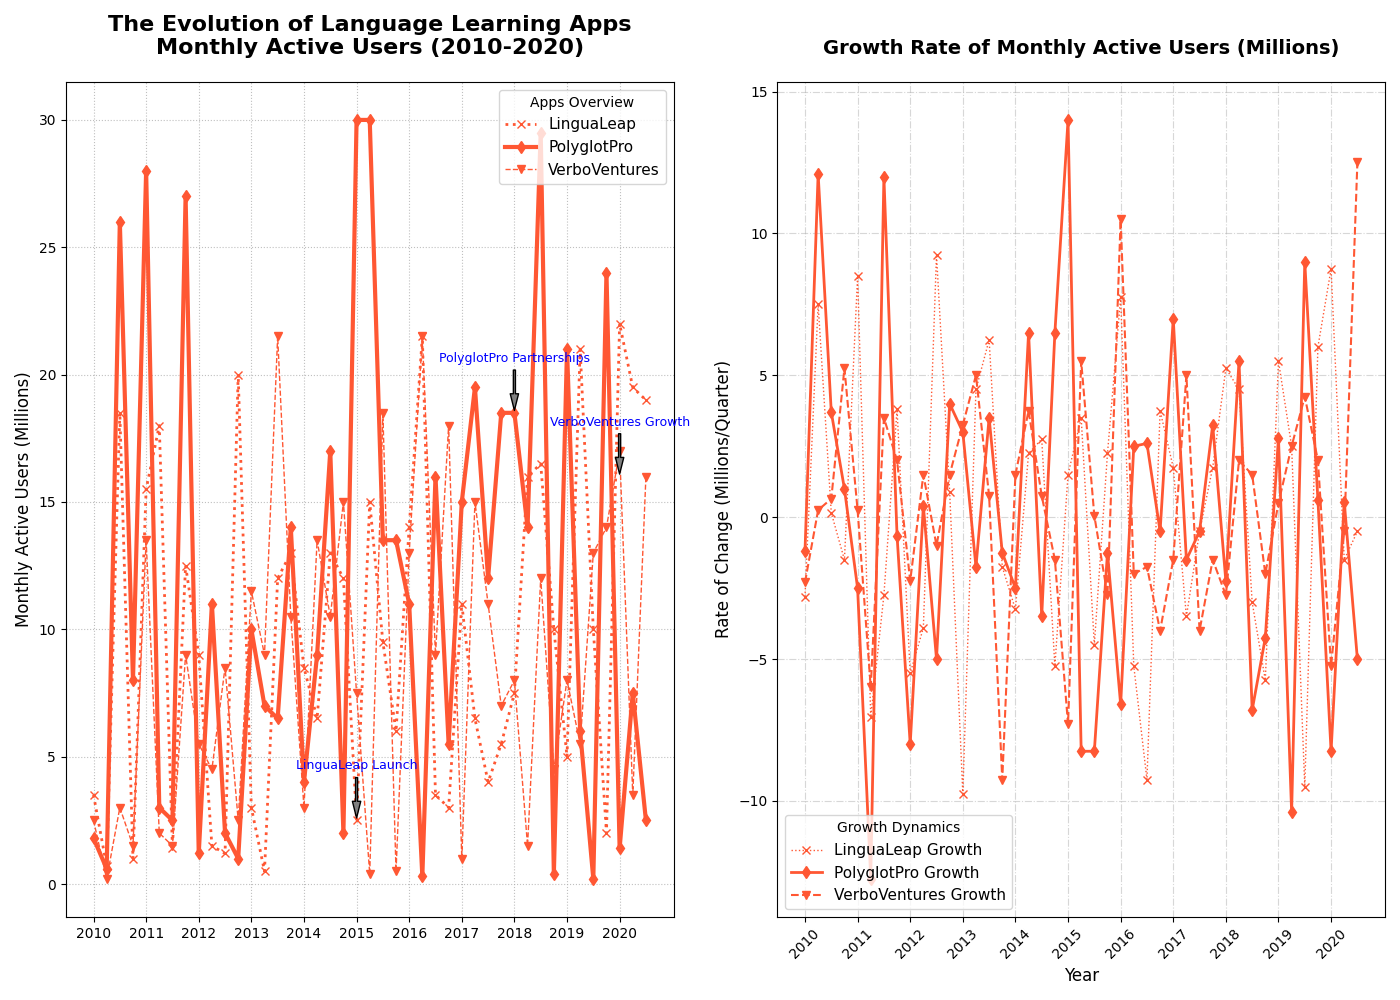

The Python source for this figure:
import matplotlib.pyplot as plt
import numpy as np

quarters = np.arange(2010, 2020.75, 0.25)

lingualeap_users = np.array([3.5, 0.7, 18.5, 1.0, 15.5, 18.0, 1.4, 12.5, 9.0, 1.5, 1.2, 20.0, 3.0, 0.5, 12.0, 13.0, 8.5, 6.5, 13.0, 12.0, 2.5, 15.0, 9.5, 6.0, 14.0, 21.5, 3.5, 3.0, 11.0, 6.5, 4.0, 5.5, 7.5, 16.0, 16.5, 10.0, 5.0, 21.0, 10.0, 2.0, 22.0, 19.5, 19.0])
polyglotpro_users = np.array([1.8, 0.6, 26.0, 8.0, 28.0, 3.0, 2.5, 27.0, 1.2, 11.0, 2.0, 1.0, 10.0, 7.0, 6.5, 14.0, 4.0, 9.0, 17.0, 2.0, 30.0, 30.0, 13.5, 13.5, 11.0, 0.3, 16.0, 5.5, 15.0, 19.5, 12.0, 18.5, 18.5, 14.0, 29.5, 0.4, 21.0, 6.0, 0.2, 24.0, 1.4, 7.5, 2.5])
verboventures_users = np.array([2.5, 0.2, 3.0, 1.5, 13.5, 2.0, 1.5, 9.0, 5.5, 4.5, 8.5, 2.5, 11.5, 9.0, 21.5, 10.5, 3.0, 13.5, 10.5, 15.0, 7.5, 0.4, 18.5, 0.5, 13.0, 21.5, 9.0, 18.0, 1.0, 15.0, 11.0, 7.0, 8.0, 1.5, 12.0, 4.5, 8.0, 5.5, 13.0, 14.0, 17.0, 3.5, 16.0])

fig, ax = plt.subplots(1, 2, figsize=(14, 10), sharex=True)

color = '#ff5733'  # Chosen color to apply consistently across all plots

ax[0].plot(quarters, lingualeap_users, marker='x', linestyle=':', color=color, linewidth=2, label='LinguaLeap')
ax[0].plot(quarters, polyglotpro_users, marker='d', linestyle='-', color=color, linewidth=3, label='PolyglotPro')
ax[0].plot(quarters, verboventures_users, marker='v', linestyle='--', color=color, linewidth=1, label='VerboVentures')

lingualeap_rate = np.gradient(lingualeap_users)
polyglotpro_rate = np.gradient(polyglotpro_users)
verboventures_rate = np.gradient(verboventures_users)

ax[1].plot(quarters, lingualeap_rate, marker='x', linestyle=':', color=color, linewidth=1, label='LinguaLeap Growth')
ax[1].plot(quarters, polyglotpro_rate, marker='d', linestyle='-', color=color, linewidth=2, label='PolyglotPro Growth')
ax[1].plot(quarters, verboventures_rate, marker='v', linestyle='--', color=color, linewidth=1.5, label='VerboVentures Growth')

ax[0].set_title('The Evolution of Language Learning Apps\nMonthly Active Users (2010-2020)', fontsize=16, fontweight='bold', pad=20)
ax[0].set_ylabel('Monthly Active Users (Millions)', fontsize=12)
ax[1].set_title('Growth Rate of Monthly Active Users (Millions)', fontsize=14, fontweight='bold', pad=20)
ax[1].set_xlabel('Year', fontsize=12)
ax[1].set_ylabel('Rate of Change (Millions/Quarter)', fontsize=12)

ax[1].set_xticks(quarters[::4])
ax[1].set_xticklabels(range(2010, 2021), rotation=45)

ax[0].legend(title='Apps Overview', loc='upper right', fontsize=11)
ax[1].legend(title='Growth Dynamics', loc='lower left', fontsize=11)

annotations_users = {
    2015: ("LinguaLeap Launch", lingualeap_users[20]),
    2018: ("PolyglotPro Partnerships", polyglotpro_users[32]),
    2020: ("VerboVentures Growth", verboventures_users[42]),
}

for year, (text, y_value) in annotations_users.items():
    ax[0].annotate(text, xy=(year, y_value), xytext=(year, y_value + 2),
                   arrowprops=dict(facecolor='gray', shrink=0.05, width=1.5, headwidth=6),
                   fontsize=9, color='blue', ha='center')

ax[0].grid(True, linestyle=':', alpha=0.8)
ax[1].grid(True, linestyle='-.', alpha=0.5)

plt.tight_layout()
plt.show()
